Frame 1 (no input): blank canvas, image omitted
Frame 60 (the mouse pressed at the canvas centre just before this capture): blank canvas, image omitted
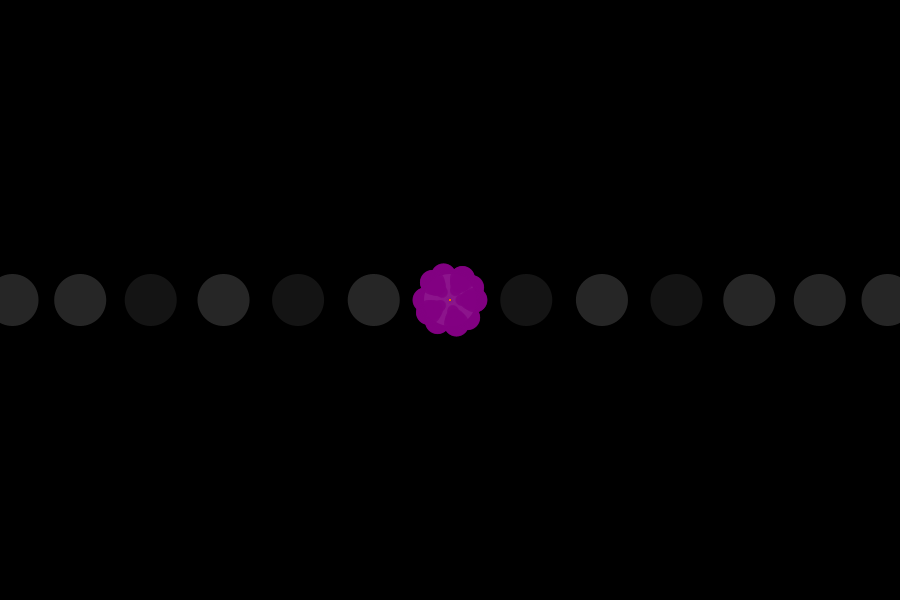
Frame 120 (the mouse held since frame 60 and released just before this capture)

The Processing sketch whose frames 1 and 60 were blank and that drew this single picture after the mouse press (run headless with seeded random() and noise(); from frame 60 on, the mouse is pressed at the canvas centre):

// Processing sketch: processing_174917
// ── processing_174917.pde

void setup() {
  size(900, 600);
  noStroke();
  background(0);
}

/** Mouse Input.
 */
int angle = 0;
void draw() {
  // Draw only when mouse is pressed
  if (mousePressed == true) {
    angle += 25;
    float val = cos(radians(angle)) * 25.0;
    for (int a = 0; a < 360; a += 75) {
      float xoff = cos(radians(a)) * val;
      float yoff = sin(radians(a)) * val;
      fill(130, 0, 130, 0255);
      ellipse(mouseX + xoff, mouseY + yoff, val, val);
    }

    fill(255, 100, 0, 0255);
    ellipse(mouseX, mouseY, 2, 2);

    // Get a gaussian random number w/ mean of 0 and standard deviation of 1.0

    float sd = 35;                  // Define a standard deviation
    float mean = width/2;           // Define a mean value (middle of the screen along the x-axis)
    float x = ( val * sd ) + mean;  // Scale the gaussian random number by standard deviation and mean

      noStroke();
    fill(255, 20);
    noStroke();

    ellipse(x, height/2, 52, 52);   // Draw an ellipse at our "normal" random location

    // draw the second renderer into the window, so we can see something 
    save("flower1.png");
  }
}
